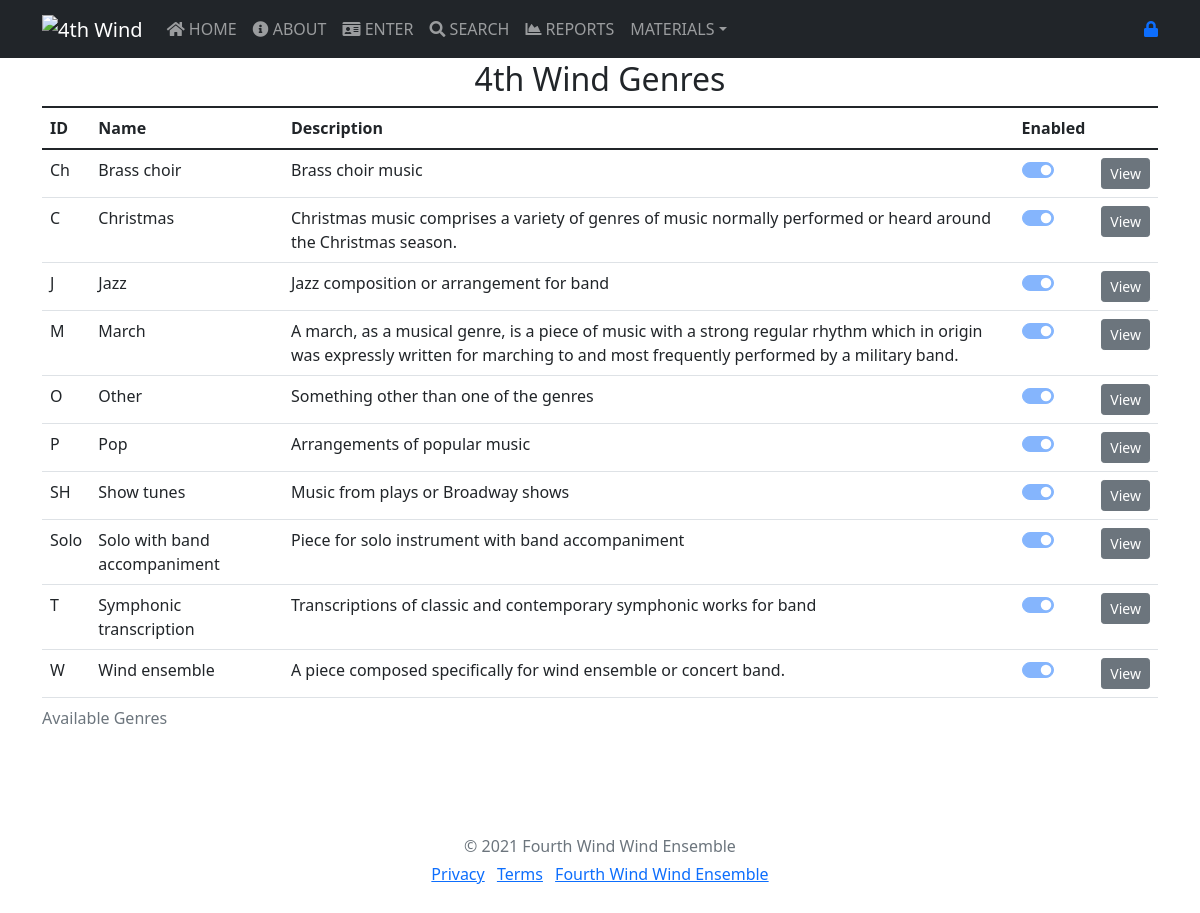
/genres.php, run on the app's committed database.
### tables this page shows
CREATE TABLE `genres` (
  `id_genre` varchar(4) NOT NULL COMMENT 'The unique ID of this genre (1-4 letters)',
  `name` varchar(255) NOT NULL DEFAULT '' COMMENT 'Name of the genre, for example March',
  `description` varchar(255) DEFAULT '' COMMENT 'Description or comments of this particular genre',
  `enabled` int(11) UNSIGNED NOT NULL DEFAULT 0 COMMENT 'Set non-zero to enable the genre to be used'
);

### genres.php (the view, shortened to what this page needs)
<?php
  require_once("includes/header.php");
  require_once("includes/navbar.php");
?>
<main role="main">
    <div class="container">
        <h2 align="center"><?php echo ORGNAME ?> Genres</h2>
        <div id="genre_table">
        <?php
        echo '
            <div class="panel panel-default">
               <div class="table-repsonsive">
                    <table class="table table-hover">
                    <caption class="title">Available Genres</caption>
                    <thead>
                    <tr>
                        <th>ID</th>
                        <th>Name</th>
                        <th>Description</th>
                        <th>Enabled</th>
                    </tr>
                    </thead>
                    <tbody>';
        $f_link = f_sqlConnect(DB_HOST, DB_USER, DB_PASS, DB_NAME);
        $sql = "SELECT * FROM genres ORDER BY name;";
        $res = mysqli_query($f_link, $sql) or die('Error: ' . mysqli_error($f_link));
        while ($rowList = mysqli_fetch_array($res)) {
            $id_genre = $rowList['id_genre'];
            $name = $rowList['name'];
            $description = $rowList['description'];
            $enabled = $rowList['enabled'];
            echo '<tr>
                        <td>'.$id_genre.'</td>
                        <td>'.$name.'</td>
                        <td>'.$description.'</td>
                        <td><div class="form-check form-switch">
                        <input class="form-check-input" type="checkbox" role="switch" id="typeEnabled" disabled '. (($enabled == 1) ? "checked" : "") .'>
                        </div></td>';
            echo '
                        <td><input type="button" name="view" value="View" id="'.$id_genre.'" class="btn btn-secondary btn-sm view_data" /></td>
                    </tr>
                    ';
        }
        echo '
                    </tbody>
                    </table>
                </div>
            </div>
           ';
        ?>
    </div>
</main>
<?php require_once("includes/footer.php");?>
</body>
</html>

### includes/header.php (style rules this page uses)
body { padding-top: 60px; }

### data on the page
genres: id_genre "Ch", name "Brass choir", description "Brass choir music", enabled "☑"
genres: id_genre "C", name "Christmas", description "Christmas music comprises a variety of genres of music normally performed or heard around the Christmas season.", enabled "☑"
genres: id_genre "J", name "Jazz", description "Jazz composition or arrangement for band", enabled "☑"
genres: id_genre "M", name "March", description "A march, as a musical genre, is a piece of music with a strong regular rhythm which in origin was expressly written for marching to and most frequently performed by a military band.", enabled "☑"
genres: id_genre "O", name "Other", description "Something other than one of the genres", enabled "☑"
genres: id_genre "P", name "Pop", description "Arrangements of popular music", enabled "☑"
genres: id_genre "SH", name "Show tunes", description "Music from plays or Broadway shows", enabled "☑"
genres: id_genre "Solo", name "Solo with band accompaniment", description "Piece for solo instrument with band accompaniment", enabled "☑"
genres: id_genre "T", name "Symphonic transcription", description "Transcriptions of classic and contemporary symphonic works for band", enabled "☑"
genres: id_genre "W", name "Wind ensemble", description "A piece composed specifically for wind ensemble or concert band.", enabled "☑"

### other printed values
ORGNAME "4th Wind"
ORGDESC "Fourth Wind Wind Ensemble"
